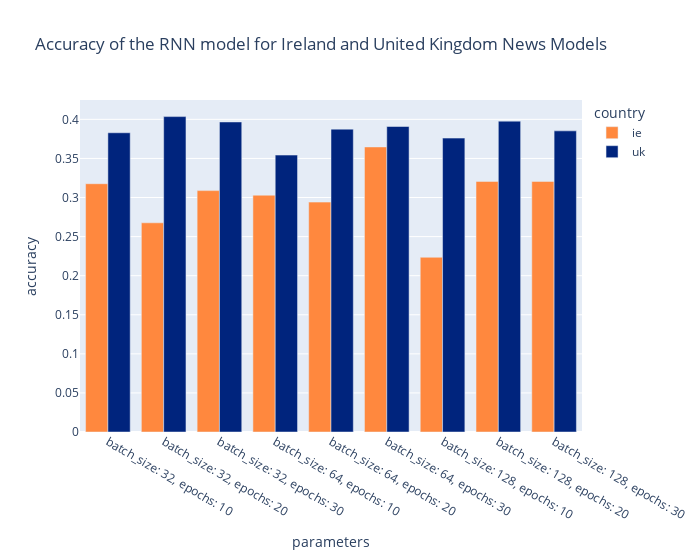

The notebook cell saved with this chart:
### Markdown cell above
<i>I'm sorry I did not have enough time to implement a solution for getting the performance metrics in gridsearchCV and cross validation and just hardcoded the values from the result</i>

This is a big no-no for programmers. Never hardcode the results as it can change!

### Code cell
data = [
    {
        "parameters": 'batch_size: 32, epochs: 10',
        "accuracy": 0.31764705882352945,
        "country": "ie"
    },
    {
        "parameters": 'batch_size: 32, epochs: 20',
        "accuracy": 0.26764705882352946,
        "country": "ie"
    },
    {
        "parameters": 'batch_size: 32, epochs: 30',
        "accuracy": 0.3088235294117647,
        "country": "ie"
    },
    {
        "parameters": 'batch_size: 64, epochs: 10',
        "accuracy": 0.30294117647058827,
        "country": "ie"
    },
    {
        "parameters": 'batch_size: 64, epochs: 20',
        "accuracy": 0.29411764705882354,
        "country": "ie"
    },
    {
        "parameters": 'batch_size: 64, epochs: 30',
        "accuracy": 0.3647058823529412,
        "country": "ie"
    },
    {
        "parameters": 'batch_size: 128, epochs: 10',
        "accuracy": 0.2235294117647059,
        "country": "ie"
    },
    {
        "parameters": 'batch_size: 128, epochs: 20',
        "accuracy": 0.3205882352941177,
        "country": "ie"
    },
    {
        "parameters": 'batch_size: 128, epochs: 30',
        "accuracy": 0.3205882352941177,
        "country": "ie"
    },
    {
        "parameters": 'batch_size: 32, epochs: 10',
        "accuracy": 0.38283087027914614,
        "country": "uk"
    },
    {
        "parameters": 'batch_size: 32, epochs: 20',
        "accuracy": 0.4035205254515599,
        "country": "uk"
    },
    {
        "parameters": 'batch_size: 32, epochs: 30',
        "accuracy": 0.3966633825944171,
        "country": "uk"
    },
    {
        "parameters": 'batch_size: 64, epochs: 10',
        "accuracy": 0.35427914614121503,
        "country": "uk"
    },
    {
        "parameters": 'batch_size: 64, epochs: 20',
        "accuracy": 0.38749425287356326,
        "country": "uk"
    },
    {
        "parameters": 'batch_size: 64, epochs: 30',
        "accuracy": 0.39084400656814455,
        "country": "uk"
    },
    {
        "parameters": 'batch_size: 128, epochs: 10',
        "accuracy": 0.3760065681444992,
        "country": "uk"
    },
    {
        "parameters": 'batch_size: 128, epochs: 20',
        "accuracy": 0.3977274220032841,
        "country": "uk"
    },
    {
        "parameters": 'batch_size: 128, epochs: 30',
        "accuracy": 0.38526765188834156,
        "country": "uk"
    },
]

RNNGridSearchMetric = pd.DataFrame(data)
fig = px.bar(RNNGridSearchMetric, x="parameters", y="accuracy",
             color='country', barmode='group',
             color_discrete_map={
                 "ie": "#FF883E",
                 "uk": "#00247D"
             },
             title="Accuracy of the RNN model for Ireland and United Kingdom News Models",
             width=700, labels={'x': 'Parameters', 'y': 'Accuracy'})
fig.show()

### Figure 1 — Plotly figure (JSON) as saved in the notebook; plotly's stock layout.template omitted (floating-point values rounded to 4 significant figures)
{"data": [{"alignmentgroup": "True", "hovertemplate": "country=ie<br>parameters=%{x}<br>accuracy=%{y}<extra></extra>", "legendgroup": "ie", "marker": {"color": "#FF883E", "pattern": {"shape": ""}}, "name": "ie", "offsetgroup": "ie", "orientation": "v", "showlegend": true, "textposition": "auto", "type": "bar", "x": ["batch_size: 32, epochs: 10", "batch_size: 32, epochs: 20", "batch_size: 32, epochs: 30", "batch_size: 64, epochs: 10", "batch_size: 64, epochs: 20", "batch_size: 64, epochs: 30", "batch_size: 128, epochs: 10", "batch_size: 128, epochs: 20", "batch_size: 128, epochs: 30"], "xaxis": "x", "y": [0.3176, 0.2676, 0.3088, 0.3029, 0.2941, 0.3647, 0.2235, 0.3206, 0.3206], "yaxis": "y"}, {"alignmentgroup": "True", "hovertemplate": "country=uk<br>parameters=%{x}<br>accuracy=%{y}<extra></extra>", "legendgroup": "uk", "marker": {"color": "#00247D", "pattern": {"shape": ""}}, "name": "uk", "offsetgroup": "uk", "orientation": "v", "showlegend": true, "textposition": "auto", "type": "bar", "x": ["batch_size: 32, epochs: 10", "batch_size: 32, epochs: 20", "batch_size: 32, epochs: 30", "batch_size: 64, epochs: 10", "batch_size: 64, epochs: 20", "batch_size: 64, epochs: 30", "batch_size: 128, epochs: 10", "batch_size: 128, epochs: 20", "batch_size: 128, epochs: 30"], "xaxis": "x", "y": [0.3828, 0.4035, 0.3967, 0.3543, 0.3875, 0.3908, 0.376, 0.3977, 0.3853], "yaxis": "y"}], "layout": {"barmode": "group", "legend": {"title": {"text": "country"}, "tracegroupgap": 0}, "title": {"text": "Accuracy of the RNN model for Ireland and United Kingdom News Models"}, "width": 700, "xaxis": {"anchor": "y", "domain": [0, 1], "title": {"text": "parameters"}}, "yaxis": {"anchor": "x", "domain": [0, 1], "title": {"text": "accuracy"}}}}
